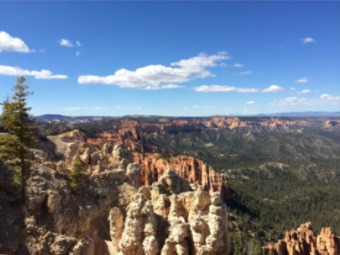
#> input picture video_operations/images/image1.jpeg, 340 x 255 px; its folder holds 3 pictures in this run
$ python image_stitching.py --images images --output out.png
#> lines starting #> are read from the running program, lines starting #| are printed output that depends on the picture
from imutils import paths
import numpy as np
import cv2
import argparse

ap = argparse.ArgumentParser()
ap.add_argument('-i' ,'--images' ,type = str ,required = True ,help = "path to the input image directory")
ap.add_argument('-o' ,'--output' ,type = str ,required = True ,help = "path to the output")
ap.add_argument('-c' , '--crop' ,type = int ,default=0 ,help = "whether to crop the panorama or not")
args = vars(ap.parse_args())

imagePaths = sorted(list(paths.list_images(args['images'])))
images = []

for imagePath in imagePaths:
    image = cv2.imread(imagePath)
#> image is the input picture: shape (255, 340, 3); mean B, G, R 137.6, 118.4, 105.9
    images.append(image)

stitcher = cv2.Stitcher_create()
(status,stitched) = stitcher.stitch(images)
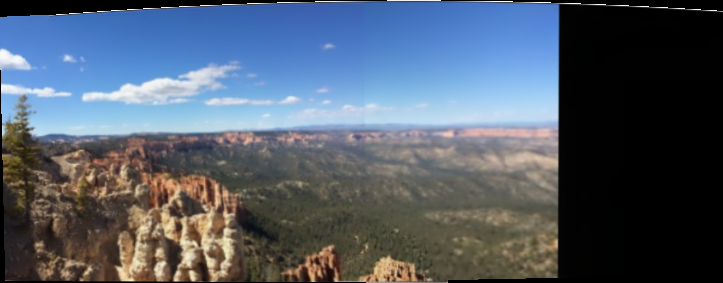
#> stitched: shape (283, 723, 3); mean of channels 0, 1, 2 106.3, 92.3, 81.6; drawn as B, G, R
#> status = 0

if status == 0:
    if args['crop'] >0:

        stitched = cv2.copyMakeBorder(stitched, 10, 10, 10, 10,cv2.BORDER_CONSTANT, (0, 0, 0))
        gray = cv2.cvtColor(stitched ,cv2.COLOR_BGR2GRAY)
        retr ,thresh = cv2.threshold(gray ,0 ,255 ,cv2.THRESH_BINARY)
        # cv2.imshow('thresh' ,thresh)
        # cv2.waitKey(0)

        cnts ,heirarchy = cv2.findContours(thresh.copy() ,cv2.RETR_EXTERNAL ,cv2.CHAIN_APPROX_SIMPLE)
        c = max(cnts ,key = cv2.contourArea)
        (x ,y ,w ,h) = cv2.boundingRect(c)

        mask = np.zeros(thresh.shape ,dtype='uint8')
        cv2.rectangle(mask ,(x ,y) ,(x + w ,y + h) ,255 ,-1)

        minRect = mask.copy()
        sub = mask.copy()

        while cv2.countNonZero(sub) > 0:

            minRect = cv2.erode(minRect ,None)
            sub = cv2.subtract(minRect ,thresh)


        cnts ,heirarchy = cv2.findContours(minRect.copy() ,cv2.RETR_EXTERNAL ,cv2.CHAIN_APPROX_SIMPLE)
        print(len(cnts))

        c = max(cnts ,key = cv2.contourArea)
        (x ,y ,w ,h) = cv2.boundingRect(c)

        stitched = stitched[y : y + h ,x : x +w]

        cv2.imwrite(args['output'] ,stitched)
        cv2.imshow("better panorama" ,stitched)
        cv2.waitKey(0)


    else:
        print("no stitching happen. staus : {}" .format(status))
#| no stitching happen. staus : 0
